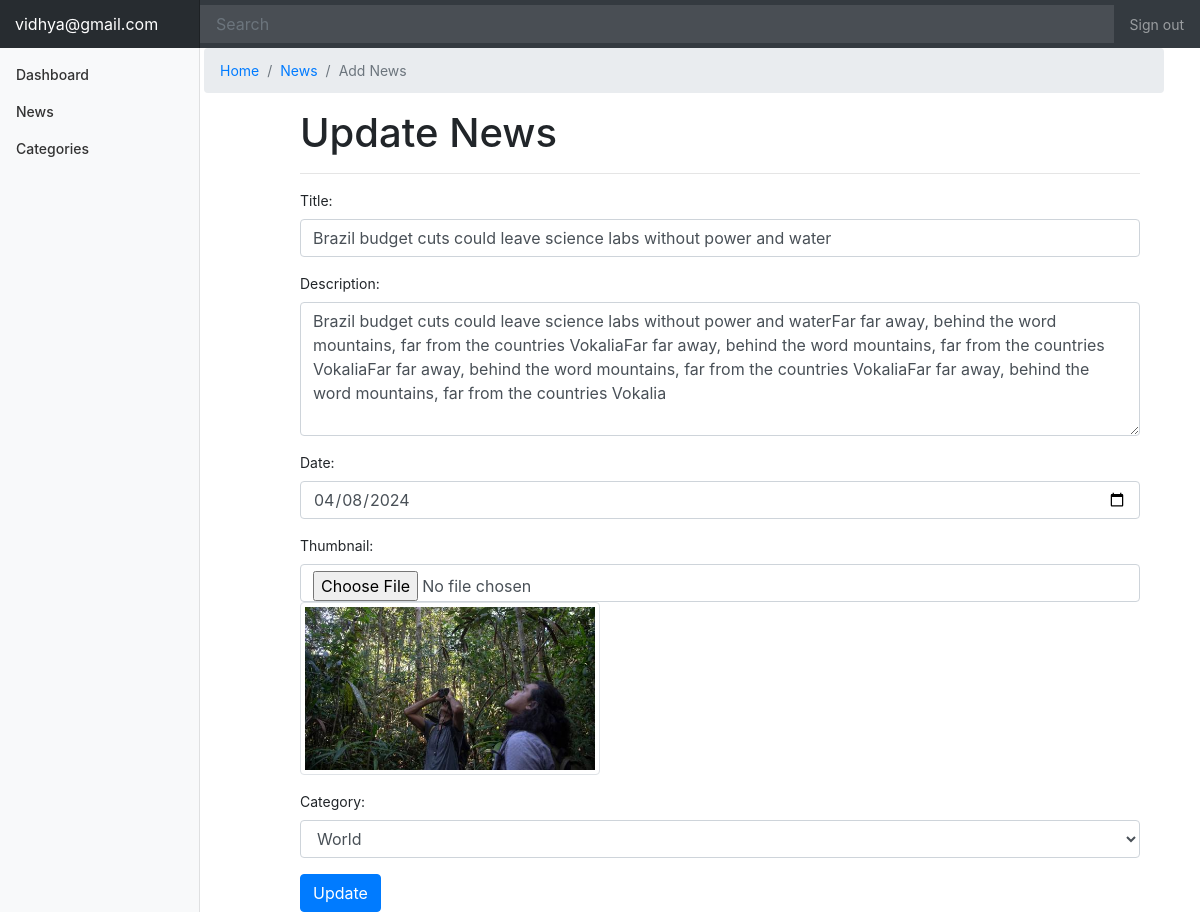
Screenshot of /news_edit.php?edit=4 (signed in) with the database file from the repository.
### tables this page shows
CREATE TABLE `news` (
  `id` int(11) NOT NULL,
  `title` varchar(255) NOT NULL,
  `description` text NOT NULL,
  `date` date NOT NULL,
  `category` varchar(100) NOT NULL,
  `thumbnail` varchar(255) NOT NULL,
  `admin` varchar(100) NOT NULL
);

### news_edit.php (the view, shortened to what this page needs)
 <?php
include('include/header.php');
 ?>
 <?php
include('db/connection.php');
$id=$_GET['edit'];
$query=mysqli_query($conn,"select * from news where id ='$id' ");
 while ($row=mysqli_fetch_array($query)) {
     $title=$row['title'];
      $description=$row['description'];
       $date=$row['date'];
        $thumbnail=$row['thumbnail'];
 }
 ?>
	   <div style="margin-left:17%;  width: 80%;">
	        <ul class="breadcrumb">
	        	<li class="breadcrumb-item active"><a href="home.php">Home</a></li>
	        	<li class="breadcrumb-item active"><a href="news.php">News</a></li>
	        	<li class="breadcrumb-item active">Add News</li>
	        </ul>
	   </div>
        <div style=" width: 70%; margin-left: 25%; ">
 	    <form action="news_edit.php" method="post" enctype="multipart/form-data" name="categoryform" onsubmit=" return validateform() ">
		<h1>Update News</h1>
		<hr>
	  <div class="form-group">
	    <label for="email"> Title:</label>
	    <input type="text" value="<?php echo $title; ?>" placeholder="Title..." name="title" class="form-control" id="email">
	  </div>
	  <div class="form-group">
		  <label for="comment">Description:</label>
		 	 <textarea class="form-control" placeholder="Description..." rows="5" name="description" id="comment"><?php echo $description; ?> </textarea>
		</div>
		<div class="form-group">
	    <label for="email"> Date:</label>
	    <input type="date"  name="date" value="<?php echo $date ;?>" class="form-control" id="email">
	  </div>
          <div class="form-group">
	    <label for="email"> Thumbnail:</label>
	    <input type="file" value="<?php echo $thumbnail; ?>"  name="thumbnail" class="form-control img-thumbnail" id="email">
	    <img class="img img-thumbnail" src="images/<?php echo $thumbnail; ?>" alt=""  width="300">
	  </div>
	    <div class="form-group">
	    <label for="email"> Category:</label>
	        <select class="form-control"  name="category" >
	       <?php
               include('db/connection.php');
                 $query=mysqli_query($conn,"select * from category");
               while($row=mysqli_fetch_array($query)){
               	?>
	        	 <option value="<?php echo $row['category_name'];?>"><?php echo $row['category_name'];?></option>
                <?php } ?>
	        </select>
	  </div>
	  <input type="submit" name="submit" class="btn btn-primary" value="Update">
	</form>
 </div>

### style/dashboard.css (style rules this page uses)
body { font-size: .875rem; }

### rows the page displays
news: title "Brazil budget cuts could leave science labs without power and water", description "Brazil budget cuts could leave science labs without power and waterFar far away, behind the word mountains, far from the countries VokaliaFar far away, behind the word mountains, far from the countries VokaliaFar far away, behind the word mountains, far from the countries VokaliaFar far away, behind the word mountains, far from the countries Vokalia", date "04/08/2024", thumbnail (picture)

### other values shown
$_SESSION['email'] "vidhya@gmail.com"
form field category "World"
